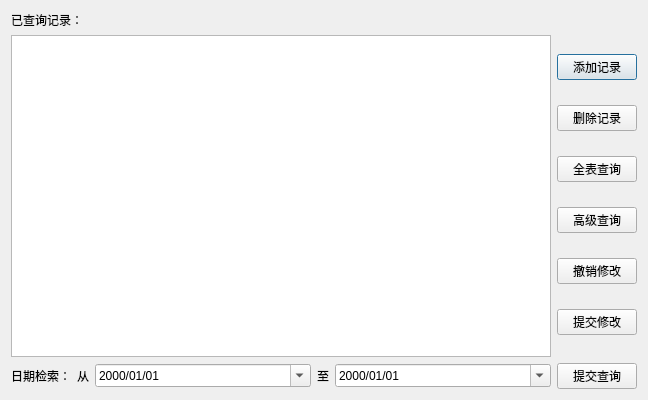
<?xml version="1.0" encoding="UTF-8"?>
<ui version="4.0">
 <class>bonus</class>
 <widget class="QDialog" name="bonus">
  <property name="geometry">
   <rect>
    <x>0</x>
    <y>0</y>
    <width>648</width>
    <height>400</height>
   </rect>
  </property>
  <property name="windowTitle">
   <string>津贴管理</string>
  </property>
  <property name="windowIcon">
   <iconset resource="icon.qrc">
    <normaloff>:/ico/Database Configuration.ico</normaloff>:/ico/Database Configuration.ico</iconset>
  </property>
  <layout class="QGridLayout" name="gridLayout_2">
   <item row="0" column="0">
    <layout class="QGridLayout" name="gridLayout">
     <item row="0" column="0">
      <widget class="QLabel" name="label">
       <property name="text">
        <string>已查询记录：</string>
       </property>
      </widget>
     </item>
     <item row="1" column="0">
      <layout class="QHBoxLayout" name="horizontalLayout_2">
       <item>
        <widget class="QTableView" name="tableView">
         <property name="sizePolicy">
          <sizepolicy hsizetype="Expanding" vsizetype="Expanding">
           <horstretch>9</horstretch>
           <verstretch>9</verstretch>
          </sizepolicy>
         </property>
         <property name="alternatingRowColors">
          <bool>true</bool>
         </property>
        </widget>
       </item>
       <item>
        <layout class="QVBoxLayout" name="verticalLayout">
         <item>
          <widget class="QPushButton" name="pushButton_3">
           <property name="toolTip">
            <string>添加一条记录，添加后立即生效！</string>
           </property>
           <property name="whatsThis">
            <string>&lt;html&gt;&lt;head/&gt;&lt;body&gt;&lt;p&gt;添加一条记录，添加后立即生效！&lt;/p&gt;&lt;/body&gt;&lt;/html&gt;</string>
           </property>
           <property name="text">
            <string>添加记录</string>
           </property>
          </widget>
         </item>
         <item>
          <widget class="QPushButton" name="pushButton_9">
           <property name="toolTip">
            <string>删除一条记录，“提交修改”后生效！</string>
           </property>
           <property name="whatsThis">
            <string>&lt;html&gt;&lt;head/&gt;&lt;body&gt;&lt;p&gt;删除一条记录，“提交修改”后生效！&lt;/p&gt;&lt;/body&gt;&lt;/html&gt;</string>
           </property>
           <property name="text">
            <string>删除记录</string>
           </property>
          </widget>
         </item>
         <item>
          <widget class="QPushButton" name="pushButton_2">
           <property name="toolTip">
            <string>查询全表信息</string>
           </property>
           <property name="whatsThis">
            <string>&lt;html&gt;&lt;head/&gt;&lt;body&gt;&lt;p&gt;查询全表信息&lt;/p&gt;&lt;/body&gt;&lt;/html&gt;</string>
           </property>
           <property name="text">
            <string>全表查询</string>
           </property>
          </widget>
         </item>
         <item>
          <widget class="QPushButton" name="pushButton_6">
           <property name="toolTip">
            <string>&lt;html&gt;&lt;head/&gt;&lt;body&gt;&lt;p&gt;可由用户手动输入SQL语句进行查询&lt;/p&gt;&lt;/body&gt;&lt;/html&gt;</string>
           </property>
           <property name="whatsThis">
            <string>&lt;html&gt;&lt;head/&gt;&lt;body&gt;&lt;p&gt;可由用户手动输入SQL语句进行查询（注：部门检索应使用部门编号）&lt;/p&gt;&lt;/body&gt;&lt;/html&gt;</string>
           </property>
           <property name="text">
            <string>高级查询</string>
           </property>
          </widget>
         </item>
         <item>
          <widget class="QPushButton" name="pushButton_5">
           <property name="toolTip">
            <string>撤销对数据表做出的修改（注：已“提交修改”的内容不可恢复）</string>
           </property>
           <property name="whatsThis">
            <string>&lt;html&gt;&lt;head/&gt;&lt;body&gt;&lt;p&gt;撤销对数据表做出的修改（注：已“提交修改”的内容不可恢复）&lt;/p&gt;&lt;/body&gt;&lt;/html&gt;</string>
           </property>
           <property name="text">
            <string>撤销修改</string>
           </property>
          </widget>
         </item>
         <item>
          <widget class="QPushButton" name="pushButton_4">
           <property name="toolTip">
            <string>立即同步数据表修改至数据库（注：提交成功后不可恢复！）</string>
           </property>
           <property name="whatsThis">
            <string>&lt;html&gt;&lt;head/&gt;&lt;body&gt;&lt;p&gt;立即同步数据表修改至数据库（注：提交成功后不可恢复！）&lt;/p&gt;&lt;/body&gt;&lt;/html&gt;</string>
           </property>
           <property name="text">
            <string>提交修改</string>
           </property>
          </widget>
         </item>
        </layout>
       </item>
      </layout>
     </item>
     <item row="2" column="0">
      <layout class="QHBoxLayout" name="horizontalLayout" stretch="0,0,1,0,1,0">
       <item>
        <widget class="QLabel" name="label_2">
         <property name="text">
          <string>日期检索：</string>
         </property>
        </widget>
       </item>
       <item>
        <widget class="QLabel" name="label_3">
         <property name="text">
          <string>从</string>
         </property>
        </widget>
       </item>
       <item>
        <widget class="QDateEdit" name="dateEdit">
         <property name="displayFormat">
          <string>yyyy/MM/dd</string>
         </property>
         <property name="calendarPopup">
          <bool>true</bool>
         </property>
        </widget>
       </item>
       <item>
        <widget class="QLabel" name="label_4">
         <property name="text">
          <string>至</string>
         </property>
        </widget>
       </item>
       <item>
        <widget class="QDateEdit" name="dateEdit_2">
         <property name="displayFormat">
          <string>yyyy/MM/dd</string>
         </property>
         <property name="calendarPopup">
          <bool>true</bool>
         </property>
        </widget>
       </item>
       <item>
        <widget class="QPushButton" name="pushButton">
         <property name="text">
          <string>提交查询</string>
         </property>
        </widget>
       </item>
      </layout>
     </item>
    </layout>
   </item>
  </layout>
 </widget>
 <resources>
  <include location="icon.qrc"/>
 </resources>
 <connections/>
</ui>
